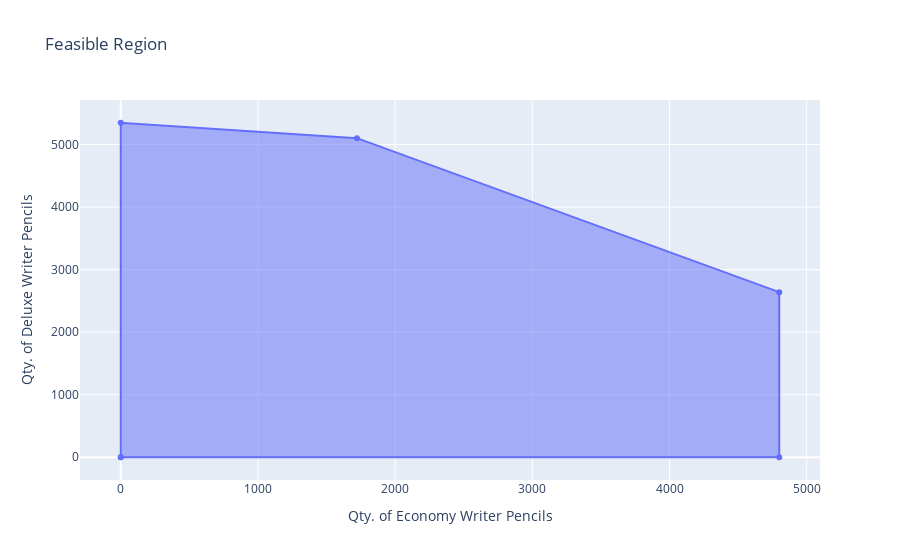

Notebook code for this chart:
### Code cell
feasible_region = go.Scatter(
    x = [0,0,shaping_asbly_intercept[0], paint_economy_intercept, paint_economy_intercept,0],
    y = [0,shaping_deluxe_intercept,shaping_asbly_intercept[1], paint_asbly_intercept_deluxe_coord, 0,0],
    fill = 'toself',
    name ='Feasible Region'
)

layout['title']['text'] = 'Feasible Region'

fig = go.Figure(data=[feasible_region], layout=layout)
iplot(fig)

### Figure 1 — Plotly figure (JSON) as saved in the notebook; plotly's stock layout.template omitted (floating-point values rounded to 4 significant figures)
{"data": [{"fill": "toself", "name": "Feasible Region", "type": "scatter", "x": [0, 0, 1722.0, 4800, 4800, 0], "y": [0, 5349.0, 5103.0, 2640, 0, 0]}], "layout": {"autosize": true, "title": {"text": "Feasible Region"}, "xaxis": {"autorange": true, "range": [-285.6, 5086.0], "title": {"text": "Qty. of Economy Writer Pencils"}, "type": "linear"}, "yaxis": {"autorange": true, "range": [-376.6, 5725.0], "title": {"text": "Qty. of Deluxe Writer Pencils"}, "type": "linear"}}}
